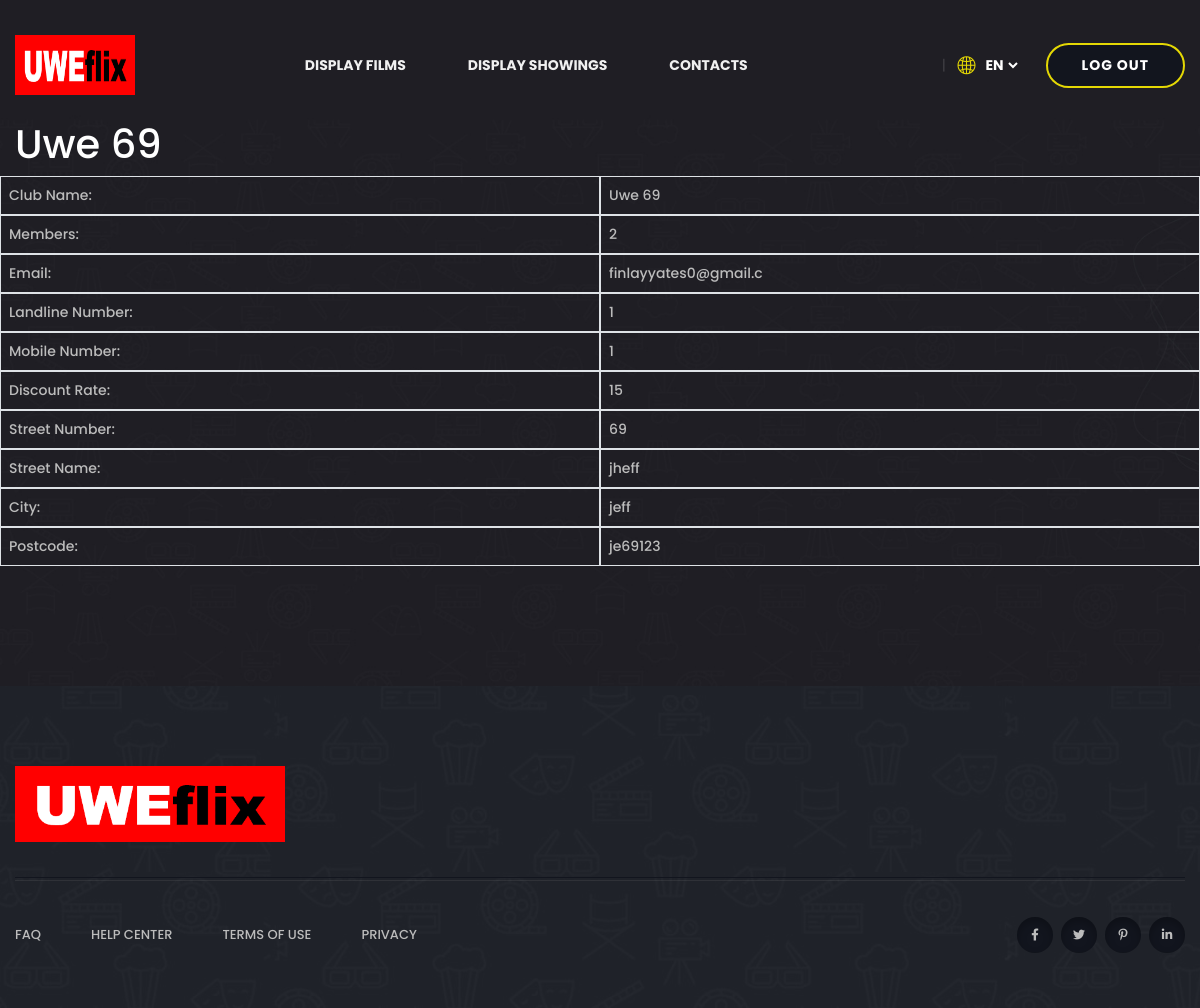
The app's page /clubRep/show_club/8 (signed in) with its own data.
### clubRep/models.py (models this page shows)
class Club(models.Model):
    clubName = models.CharField(max_length=255)
    memberCount = models.IntegerField(default=1)
    email = models.CharField(max_length=20)
    landlineNo = models.IntegerField(null=True)# validators=[isLandlineNumber], null=True)
    mobileNo = models.IntegerField(null=True)# validators=[isMobileNumber], null=True)
    discount = models.IntegerField(default=2)
    streetNo = models.IntegerField()
    street = models.CharField(max_length=255)
    city = models.CharField(max_length=255)
    postcode = models.CharField(max_length=255)
    balance = models.DecimalField(max_digits=10, decimal_places=2, default=0)
    def __str__(self):
        return self.clubName

### clubRep/views.py (the view)
# urls.py: path("show_club/<club_id>",views.view_club, {'user_required': True, 'user_types_required': (User.UserType.CINEMAMANAGER)}, name="showClub"),
def view_club(response, club_id,user_required = True , user_types_required=(User.UserType.CINEMAMANAGER)):
    club= Club.objects.get(pk=club_id)
    return render(response,"clubRep/view_club.html", {"club":club} )

### accounts/permissions.py (called while the page is built)
    def __call__(self, request):
        response = self.get_response(request)
        return response

    def process_view(self, request, view_func, view_args, view_kwargs):
        user_required = view_kwargs.get('user_required', None)
        user_types_required = view_kwargs.get('user_types_required', None)
        if user_required or user_types_required:
            user = self.get_authenticated_user(request)
            if not user:
                return redirect(reverse('login') + '?message=Login Required')
            if user_types_required and user.userType not in user_types_required:
                return redirect(reverse('home') + '?message=You do not have the relevant permissions')

    @staticmethod
    def get_authenticated_user(request):
        user_id = request.session.get('id', None)
        if user_id:
            try:
                user = User.objects.get(pk=user_id)
                return user
            except User.DoesNotExist:
                return None
        return None

### clubRep/templates/clubRep/view_club.html (shortened to what this page needs)
{% extends "uwe/base.html" %}
{% load static%}
{% block content %}
<section class="services-area services-bg" data-background="{% static 'uwe/img/bg/services_bg.jpg' %}">
    <div class="container">
            <h1>{{ club }}</h1>
        <div class="row align-items-center">
            <div class="col-md-6 p-2 border">
                Club Name:
            </div>
            <div class="col-md-6 p-2 border">
                {{ club.clubName }}
            </div>
            <div class="col-md-6 p-2 border">
                Members:
            </div>
            <div class="col-md-6 p-2 border">
                {{ club.memberCount }}
            </div>
            <div class="col-md-6 p-2 border">
                Email:
            </div>
            <div class="col-md-6 p-2 border">
                {{ club.email }}
            </div>
            <div class="col-md-6 p-2 border">
                Landline Number:
            </div>
            <div class="col-md-6 p-2 border">
                {{ club.landlineNo }}
            </div>
            <div class="col-md-6 p-2 border">
                Mobile Number:
            </div>
            <div class="col-md-6 p-2 border">
                {{ club.mobileNo }}
            </div>
            <div class="col-md-6 p-2 border">
                Discount Rate:
            </div>
            <div class="col-md-6 p-2 border">
                {{ club.discount }}
            </div>
            <div class="col-md-6 p-2 border">
                Street Number:
            </div>
            <div class="col-md-6 p-2 border">
                {{ club.streetNo }}
            </div>
            <div class="col-md-6 p-2 border">
                Street Name:
            </div>
            <div class="col-md-6 p-2 border">
                {{ club.street }}
            </div>
            <div class="col-md-6 p-2 border">
                City:
            </div>
            <div class="col-md-6 p-2 border">
                {{ club.city }}
            </div>
            <div class="col-md-6 p-2 border">
                Postcode:
            </div>
            <div class="col-md-6 p-2 border">
                {{ club.postcode }}
            </div>
        </div>
    </div>
</section>
{%endblock%}

### uwe/static/uwe/css/style.css (style rules this page uses)
body { font-family: 'Poppins', sans-serif; font-weight: 500; font-style: normal; font-size: 14px; color: #bcbcbc; }
h1, h2, h3, h4, h5, h6 { font-family: 'Poppins', sans-serif; color: #fff; margin-top: 0px; font-style: normal; font-weight: 700; text-transform: normal; }
h1 { font-size: 40px; font-weight: 500; }
*::placeholder { color: #555555; font-size: 14px; opacity: 1; }
.services-bg { background-position: center; background-size: cover; padding: 120px 0; }

### records on screen
Club: clubName "Uwe 69", memberCount "2", email "finlayyates0@gmail.c", landlineNo "1", mobileNo "1", discount "15", streetNo "69", street "jheff", city "jeff", postcode "je69123"
